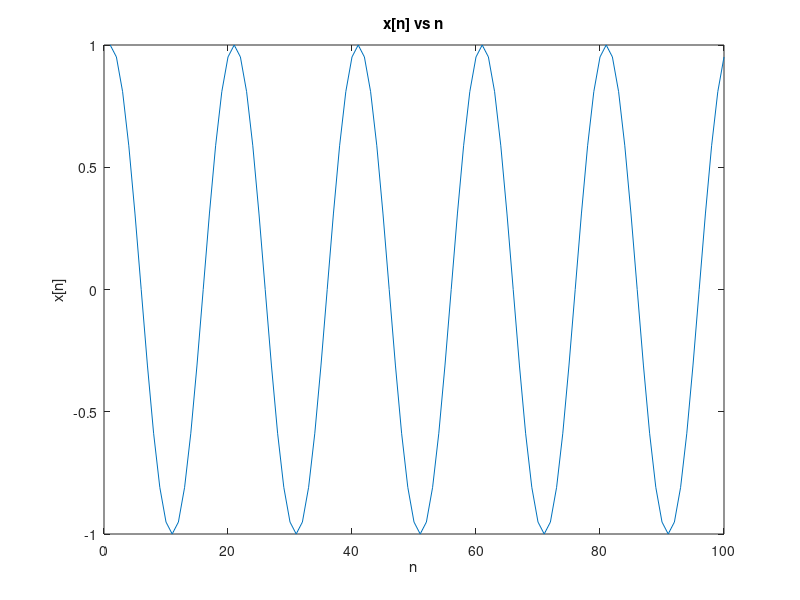
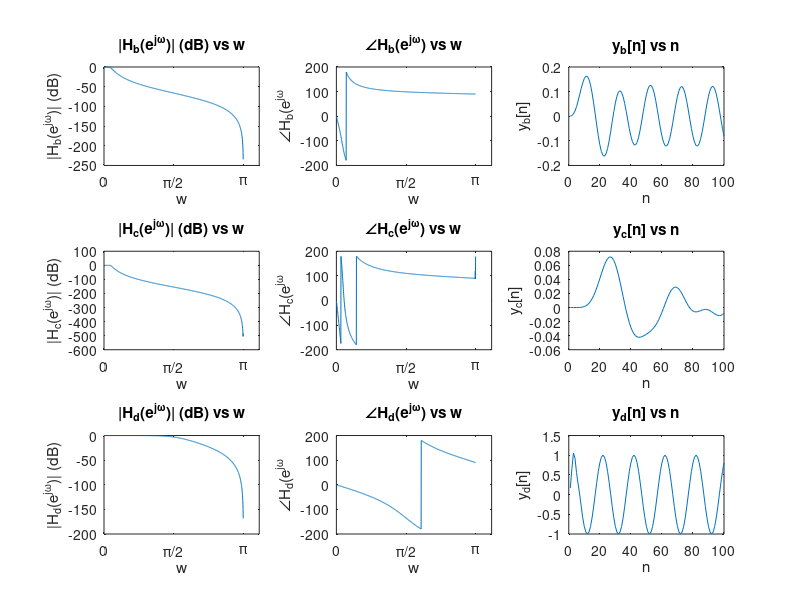

MATLAB code for these plots, in order:
clear all; clc;

%%
n = 1:100; 
fs =20; 
Ts = 1/fs; 
xn = cos(2*pi*(n-1)*Ts); 
 
figure(1); 
plot(n,xn); 
title('x[n] vs n'); 
xlabel('n'); 
ylabel('x[n]'); 
 
%%
[b1,a1] = butter(3,0.05); 
[H1,w1] = freqz(b1,a1,1000); 
yn = filter(b1,a1,xn); 
display(b1);
display(a1);
 
figure(2); 
subplot(3,3,1); 
plot(w1,mag2db(abs(H1))); 
title('|H_b(e^j^\omega)| (dB) vs w'); 
xticks([0, pi/2, pi]); 
xticklabels({'0', '\pi/2', '\pi'}); 
xlabel('w'); 
ylabel('|H_b(e^j^\omega)| (dB)'); 
 
subplot(3,3,2); 
plot(w1,angle(H1)*360/2/pi); 
title('\angleH_b(e^j^\omega) vs w'); 
xticks([0, pi/2, pi]); 
xticklabels({'0', '\pi/2', '\pi'}); 
xlabel('w'); 
ylabel('\angleH_b(e^j^\omega'); 
 
subplot(3,3,3); 
plot(n,yn); 
title('y_b[n] vs n'); 
xlabel('n'); 
ylabel('y_b[n]'); 
 
%%
[b2,a2] = butter(7,0.05); 
[H2,w2] = freqz(b2,a2,1000); 
yn = filter(b2,a2,xn); 
display(b2);
display(a2);

subplot(3,3,4); 
plot(w2,mag2db(abs(H2))); 
title('|H_c(e^j^\omega)| (dB) vs w'); 
xticks([0, pi/2, pi]); 
xticklabels({'0', '\pi/2', '\pi'}); 
xlabel('w'); 
ylabel('|H_c(e^j^\omega)| (dB)'); 
 
subplot(3,3,5); 
plot(w2,angle(H2)*360/2/pi); 
title('\angleH_c(e^j^\omega) vs w'); 
xticks([0, pi/2, pi]); 
xticklabels({'0', '\pi/2', '\pi'}); 
xlabel('w'); 
ylabel('\angleH_c(e^j^\omega'); 
 
subplot(3,3,6); 
plot(n,yn); 
title('y_c[n] vs n'); 
xlabel('n'); 
ylabel('y_c[n]'); 
 
%%
[b3,a3] = butter(3,0.5); 
[H3,w3] = freqz(b3,a3,1000); 
yn = filter(b3,a3,xn); 
display(b3);
display(a3);

subplot(3,3,7); 
plot(w3,mag2db(abs(H3))); 
title('|H_d(e^j^\omega)| (dB) vs w'); 
xticks([0, pi/2, pi]); 
xticklabels({'0', '\pi/2', '\pi'}); 
xlabel('w'); 
ylabel('|H_d(e^j^\omega)| (dB)'); 
 
subplot(3,3,8); 
plot(w3,angle(H3)*360/2/pi); 
title('\angleH_d(e^j^\omega) vs w'); 
xticks([0, pi/2, pi]); 
xticklabels({'0', '\pi/2', '\pi'}); 
xlabel('w'); 
ylabel('\angleH_d(e^j^\omega'); 
 
subplot(3,3,9); 
plot(n,yn); 
title('y_d[n] vs n'); 
xlabel('n'); 
ylabel('y_d[n]');